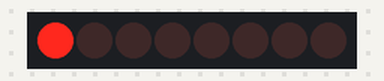
This sketch was run on a simulated Arduino Uno, built with avr-gcc and run on an emulated ATmega328P. On the bench: 8 shift-register outputs drawn as a row of LEDs (first output left, lit = HIGH). Wiring (inferred from the names in the program): shift register (74HC595): data pin 8; shift clock pin 10; latch pin 9. Wiring (inferred from the signals the program sends): row of LEDs: on Q0, Q1, Q2, Q3, Q4, Q5, Q6, Q7.

Above: at 0.01 s.
At 0.71 s:
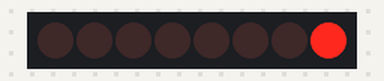
At 1.4 s:
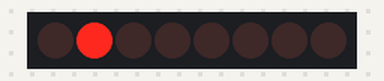
Timing chart, 0 to 2.9 s (numbered marks = the images above):
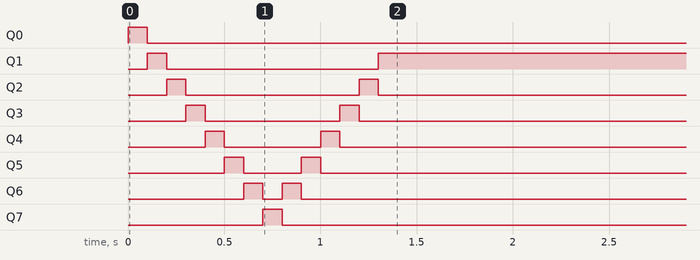

The sketch:

shift_reg_LEDS.ino
```cpp
const int CLOCK = 10;
const int LATCH = 9;
const int SER = 8;

int seq[14] = {1,2,4,8,16,32,64,128,64,32,16,8,4,2};

void setup() {
  pinMode(SER, OUTPUT);
  pinMode(LATCH, OUTPUT);
  pinMode(CLOCK, OUTPUT);

  for(int i=0; i<14; i++){
    digitalWrite(LATCH, LOW);
    shiftOut(SER, CLOCK, MSBFIRST, seq[i]);
    digitalWrite(LATCH, HIGH);
    delay(100);
  }
}

void loop() {
  // put your main code here, to run repeatedly:
}
```
